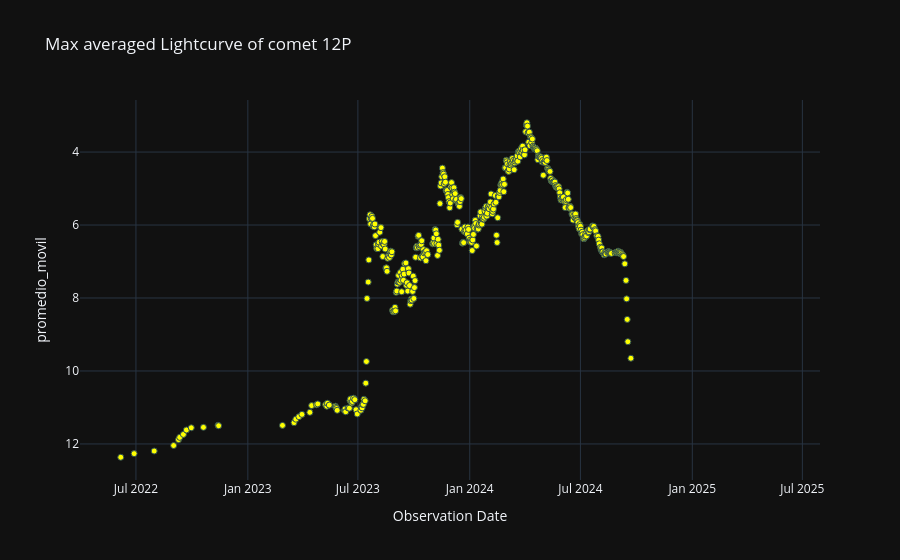

Here is the notebook cell this chart was saved with:
### Code cell
# Gráfica de lus promediada
labels = {'obs_date':'Observation Date','magnitud_reducida':'Magnitude reduced'}
fig = px.scatter(curva_de_luz_externa_v1_df, x='obs_date', y='promedio_movil', template= 'plotly_dark', labels= labels, title=f'Max averaged Lightcurve of comet {nombre_cometa}')
fig.update_traces(marker=dict(color='yellow', size=6, line= dict(width=1, color='DarkSlateGrey')))
fig.update_yaxes(autorange="reversed")
fig.show()

### Figure 1 — Plotly figure (JSON) as saved in the notebook; plotly's stock layout.template omitted (floating-point values rounded to 4 significant figures; data arrays with more than 128 entries replaced by an {"elided": "..."} marker saying what was removed)
{"data": [{"hovertemplate": "Observation Date=%{x}<br>promedio_movil=%{y}<extra></extra>", "legendgroup": "", "marker": {"color": "yellow", "line": {"color": "DarkSlateGrey", "width": 1}, "size": 6, "symbol": "circle"}, "mode": "markers", "name": "", "orientation": "v", "showlegend": false, "type": "scatter", "x": {"elided": "451 str values"}, "xaxis": "x", "y": {"elided": "451 float values"}, "yaxis": "y"}], "layout": {"legend": {"tracegroupgap": 0}, "title": {"text": "Max averaged Lightcurve of comet 12P"}, "xaxis": {"anchor": "y", "domain": [0, 1], "title": {"text": "Observation Date"}}, "yaxis": {"anchor": "x", "autorange": "reversed", "domain": [0, 1], "title": {"text": "promedio_movil"}}}}
